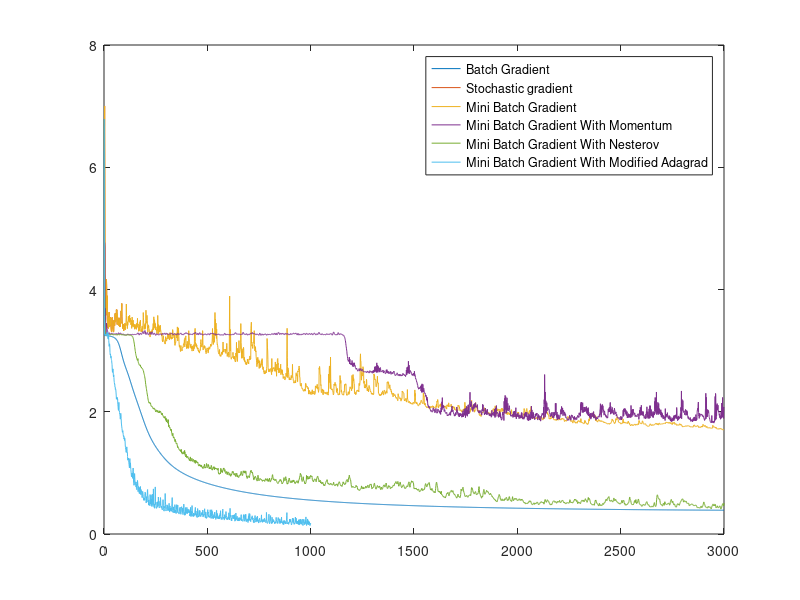

This chart was generated by the following MATLAB code: (Note: this script raises an error after producing the figure.)
%% Plot comparisson for 10000 training examples

clear all

%Load the Batch gradient
load('BatchGradient.mat')
Time_Optimizing = time;
Accuracy = accuracy;
Best_Sol = best_J;
plot(J), hold on

%Load the Stochastic gradient
load('Stochastic gradient descent.mat')
Time_Optimizing = [Time_Optimizing; time];
Accuracy = [Accuracy; accuracy];
Best_Sol = [Best_Sol; best_J];
plot(J)

%Load the Mini Batch gradient
load('MiniBatchGradient.mat')
Time_Optimizing = [Time_Optimizing; time];
Accuracy = [Accuracy; accuracy];
Best_Sol = [Best_Sol; best_J];
plot(J)

%Load the Mini Batch gradient with momentum
load('MiniBatchGradientWithMomentum.mat')
Time_Optimizing = [Time_Optimizing; time];
Accuracy = [Accuracy; accuracy];
Best_Sol = [Best_Sol; best_J];
plot(J)

%Load the Mini Batch gradient with nesterov
load('MiniBatchGradientWithNesterov.mat')
Time_Optimizing = [Time_Optimizing; time];
Accuracy = [Accuracy; accuracy];
Best_Sol = [Best_Sol; best_J];
plot(J)

%Load the Mini Batch gradient with nesterov
load('MiniBatchGradientWithAdagrad.mat')
Time_Optimizing = [Time_Optimizing; time];
Accuracy = [Accuracy; accuracy];
Best_Sol = [Best_Sol; best_J];
plot(J)

Method = {'Batch Gradient'; 'Stochastic gradient';'Mini Batch Gradient';...
    'Mini Batch Gradient With Momentum';'Mini Batch Gradient With Nesterov';...
    'Mini Batch Gradient With Modified Adagrad'};
legend(Method)
table(Method, Time_Optimizing, Accuracy, Best_Sol)

%% Plot comparisson for 100 training examples

clear all
figure()

%Load the Batch gradient
load('BatchGradient_100.mat')
Time_Optimizing = time;
Accuracy = accuracy;
Best_Sol = best_J;
plot(J), axis([0 1000 0 6]), hold on

%Load the Stochastic gradient
load('StochasticGradientDescent_100.mat')
Time_Optimizing = [Time_Optimizing; time];
Accuracy = [Accuracy; accuracy];
Best_Sol = [Best_Sol; best_J];
plot(J)

%Load the Mini Batch gradient
load('MiniBatchGradient_100.mat')
Time_Optimizing = [Time_Optimizing; time];
Accuracy = [Accuracy; accuracy];
Best_Sol = [Best_Sol; best_J];
plot(J)

%Load the Mini Batch gradient with momentum
load('MiniBatchGradientWithMomentum_100.mat')
Time_Optimizing = [Time_Optimizing; time];
Accuracy = [Accuracy; accuracy];
Best_Sol = [Best_Sol; best_J];
plot(J)

%Load the Mini Batch gradient with nesterov
load('MiniBatchGradientWithNesterov_100.mat')
Time_Optimizing = [Time_Optimizing; time];
Accuracy = [Accuracy; accuracy];
Best_Sol = [Best_Sol; best_J];
plot(J)

%Load the Mini Batch gradient with nesterov
load('MiniBatchGradientWithAdagrad_100.mat')
Time_Optimizing = [Time_Optimizing; time];
Accuracy = [Accuracy; accuracy];
Best_Sol = [Best_Sol; best_J];
plot(J)

%Load the Mini Batch gradient with nesterov
load('MiniBatchGradientWithAdadelta_100.mat')
Time_Optimizing = [Time_Optimizing; time];
Accuracy = [Accuracy; accuracy];
Best_Sol = [Best_Sol; best_J];
plot(J)

%Load the Mini Batch gradient with nesterov
load('MiniBatchGradientWithRMSprop_100.mat')
Time_Optimizing = [Time_Optimizing; time];
Accuracy = [Accuracy; accuracy];
Best_Sol = [Best_Sol; best_J];
plot(J)

%Load the Mini Batch gradient with nesterov
load('MiniBatchGradientWithAdam_100.mat')
Time_Optimizing = [Time_Optimizing; time];
Accuracy = [Accuracy; accuracy];
Best_Sol = [Best_Sol; best_J];
plot(J,'g')

%Load the Mini Batch gradient with nesterov
load('MiniBatchGradientWithAdamax_100.mat')
Time_Optimizing = [Time_Optimizing; time];
Accuracy = [Accuracy; accuracy];
Best_Sol = [Best_Sol; best_J];
plot(J,'k')

Method = {'Batch Gradient'; 'Stochastic gradient';'Mini Batch Gradient';...
    'Mini Batch Gradient With Momentum';'Mini Batch Gradient With Nesterov'...
    ;'Mini Batch Gradient With Adagrad';'Mini Batch Gradient With Adadelta';...
    'Mini Batch Gradient With RMSprop'; 'Mini Batch Gradient With Adam'...
    ; 'Mini Batch Gradient With Adamax'};
legend(Method)
table(Method, Time_Optimizing, Accuracy, Best_Sol)
